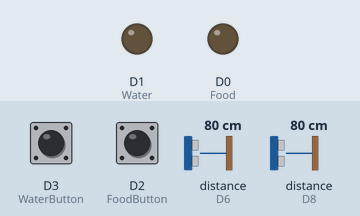
Recording of a sketch running on a simulated ESP8266 (Wemos D1 mini). Shown: output pins drawn as LEDs (lit = HIGH). Inputs (shaded band) come from the test bench; at power-on: D3 (WaterButton) HIGH, D2 (FoodButton) HIGH, distance to the obstacle (sensors on D6, D8) 80 cm. The echo pulse lasts 58.3 µs per cm; WiFi joins after 1.5 s; servers stay silent unless stated; the local clock reads 2024-03-15 10:24:30 at power-on unless the sketch sets it; pins used as bus, display or sensor lines are not drawn.

Above: at 0.0 s.
At 3.1 s:
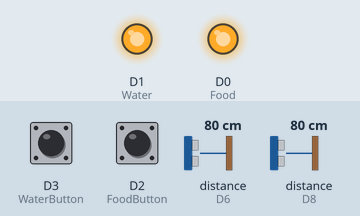
3.2 s: D3 (WaterButton) pulled LOW for 0.15 s
At 4.8 s:
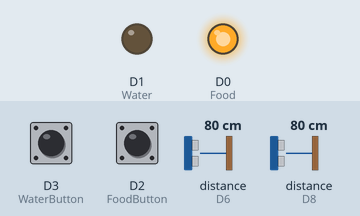
Timing chart, 0 to 8.2 s (numbered marks = the images above; inputs shaded):
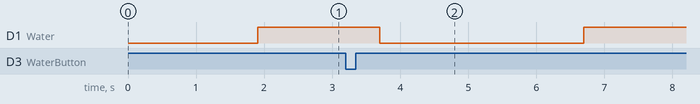

Measured:
- after the input at 3.2 s, D1 (Water): HIGH → LOW after 0.50 s, → HIGH 3.0 s later

The sketch:

Pet_Feeder_main_Source_Code.ino
```cpp
#define BLYNK_TEMPLATE_ID       "TMPL3K5USBAAf"
#define BLYNK_TEMPLATE_NAME     "Pet Feeder"

#define BLYNK_FIRMWARE_VERSION        "0.1.0"
#define BLYNK_PRINT Serial
#define APP_DEBUG
#define USE_NODE_MCU_BOARD

#include "BlynkEdgent.h"
#include <WidgetRTC.h>

#define Food                D0
#define Water               D1
#define FoodButton          D2
#define WaterButton         D3
#define FoodLevel_Trig      D5
#define FoodLevel_Echo      D6
#define WaterLevel_Trig     D7
#define WaterLevel_Echo     D8


#define Bfoodandwater       V0
#define Bfood               V1
#define Bwater              V2
#define Alert               V3
#define Bfeeding_interval   V4


void Dispense_food();
void Dispense_water();
void checkFeedingTime();
void Level_check();

WidgetRTC rtc;
//BlynkTimer timer;

int lastFeedhour=0, lastFeedmin=0;
int interval=1, lastwatermin=0;
bool nightMode = false, Start = true;
int fb=1, wb=1;

void setup()
{
  Serial.begin(115200);
  delay(100);

  BlynkEdgent.begin();
  rtc.begin();
  setSyncInterval(10 * 60); // Sync interval in seconds (every 30 minutes)
  //  timer.setInterval(60000L, checkFeedingStatus);

  pinMode(Food, OUTPUT);
  pinMode(Water, OUTPUT);
  pinMode(FoodLevel_Trig, OUTPUT);
  pinMode(WaterLevel_Trig, OUTPUT);

  pinMode(FoodButton, INPUT_PULLUP);
  pinMode(WaterButton, INPUT_PULLUP);
  pinMode(WaterLevel_Echo, INPUT);
  pinMode(FoodLevel_Echo, INPUT);

  digitalWrite(Food, HIGH);
  digitalWrite(Water, HIGH);
}

BLYNK_WRITE(Bfoodandwater)       // Dispense Food and water
{
  // Set incoming value from pin V0 to a variable
  int value = param.asInt();

  if (value == 1) {
    Dispense_food();
    Dispense_water();
    Blynk.virtualWrite(Bfoodandwater, 0);
    Level_check();
  }
}

BLYNK_WRITE(Bfood)       // Serve Food
{
  // Set incoming value from pin V0 to a variable
  int value = param.asInt();
  if (value) {
    Dispense_food();
    Blynk.virtualWrite(Bfood, 0);
    Level_check();
  }
}

BLYNK_WRITE(Bwater)       // Serve Water
{
  // Set incoming value from pin V0 to a variable
  int value = param.asInt();
  if (value == 1) {
    Dispense_water();
    Level_check();
  }
}

BLYNK_WRITE(Bfeeding_interval) {
  interval = param.asInt();
}

BLYNK_CONNECTED()
{
  Blynk.syncVirtual(Bfoodandwater);
  Blynk.syncVirtual(Bfood);
  Blynk.syncVirtual(Bwater);
  rtc.begin();
}

void loop() {

  BlynkEdgent.run();

  fb = digitalRead(FoodButton);
  wb = digitalRead(WaterButton);

  if (fb == 0) {
    delay(500);
    Dispense_food();
    Level_check();
  }

  if (wb == 0) {
    delay(500);
    Dispense_water();
    Level_check();
  }
}

void Dispense_food() {
  Blynk.virtualWrite(Bfood, 1);
  digitalWrite(Food, LOW);
  delay(3 * 1000);
  digitalWrite(Food, HIGH);
  Blynk.virtualWrite(Bfood, 0);
  lastFeedhour = hour();
  lastFeedmin = minute();
}

void Dispense_water() {
  Blynk.virtualWrite(Bwater, 1);
  digitalWrite(Water, LOW);
  delay(3 * 1000);
  digitalWrite(Water, HIGH);
  Blynk.virtualWrite(Bwater, 0);
  lastwatermin = minute();
}

void checkFeedingTime() {

  if ((lastFeedhour + interval == hour()) && (lastFeedmin == minute()) && (!nightMode) && (Start))
  {
    Dispense_food();
    Dispense_water();
  }

  if (hour() >= 22 || hour() < 6) {  // Check if it's night time (after 10 PM and before 6 AM)
    nightMode = true;
    Start = false;
  } else {
    nightMode = false;
  }
}

void Level_check()
{
  float foodlevel, waterlevel, durationF, durationW;

  digitalWrite(FoodLevel_Trig, LOW);
  delayMicroseconds(2);
  digitalWrite(FoodLevel_Trig, HIGH);
  delayMicroseconds(10);
  digitalWrite(FoodLevel_Trig, LOW);

  durationF = pulseIn(FoodLevel_Echo, HIGH);
  foodlevel = durationF * 0.034/2;               //dist. in cm

  digitalWrite(WaterLevel_Trig, LOW);
  delayMicroseconds(2);
  digitalWrite(WaterLevel_Trig, HIGH);
  delayMicroseconds(10);
  digitalWrite(WaterLevel_Trig, LOW);

  durationW = pulseIn(WaterLevel_Echo, HIGH);
  waterlevel = durationW * 0.034/2;              //dist. in cm

  if(foodlevel > 20 || waterlevel > 20)
  {
    Blynk.virtualWrite(Alert, 1);
    delay(5 * 1000);
    Blynk.virtualWrite(Alert, 0);
  }
}
```
